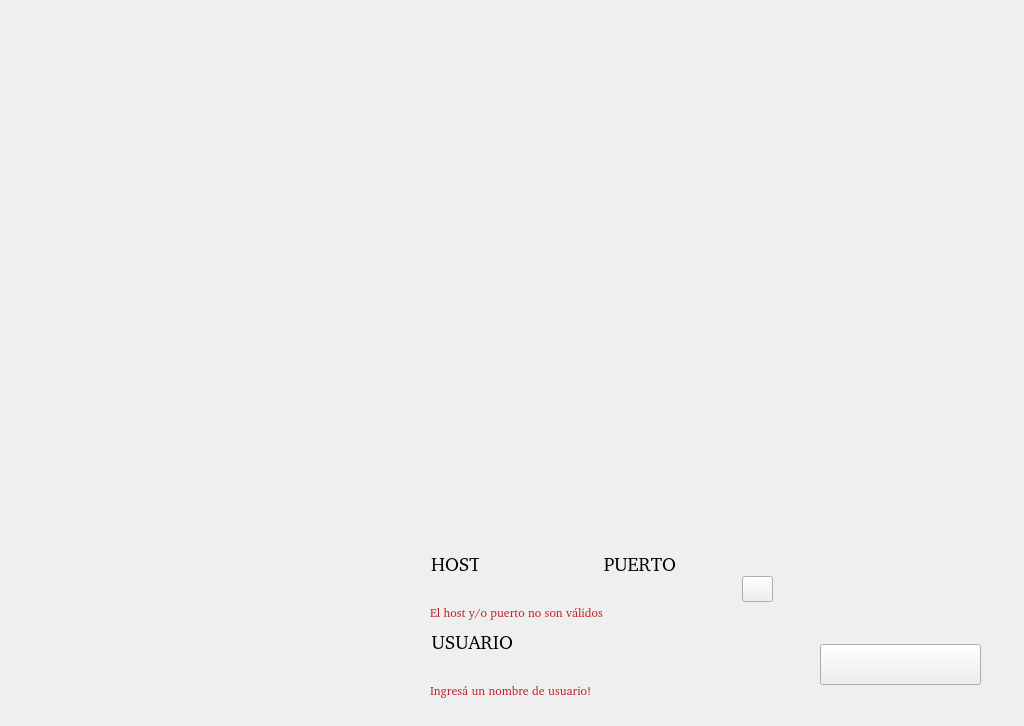
<?xml version="1.0" encoding="UTF-8"?>
<ui version="4.0">
 <class>LoginWindow</class>
 <widget class="QMainWindow" name="LoginWindow">
  <property name="geometry">
   <rect>
    <x>0</x>
    <y>0</y>
    <width>1024</width>
    <height>726</height>
   </rect>
  </property>
  <property name="sizePolicy">
   <sizepolicy hsizetype="Fixed" vsizetype="Fixed">
    <horstretch>0</horstretch>
    <verstretch>0</verstretch>
   </sizepolicy>
  </property>
  <property name="minimumSize">
   <size>
    <width>1024</width>
    <height>726</height>
   </size>
  </property>
  <property name="maximumSize">
   <size>
    <width>1024</width>
    <height>726</height>
   </size>
  </property>
  <property name="windowTitle">
   <string>MainWindow</string>
  </property>
  <widget class="QWidget" name="centralwidget">
   <widget class="QLabel" name="frame">
    <property name="geometry">
     <rect>
      <x>0</x>
      <y>0</y>
      <width>1024</width>
      <height>726</height>
     </rect>
    </property>
    <property name="text">
     <string/>
    </property>
    <property name="pixmap">
     <pixmap resource="../../resources/lobby/lobby.qrc">:/images/login/interfaz.png</pixmap>
    </property>
   </widget>
   <widget class="QLabel" name="animation">
    <property name="geometry">
     <rect>
      <x>0</x>
      <y>20</y>
      <width>1041</width>
      <height>501</height>
     </rect>
    </property>
    <property name="lineWidth">
     <number>0</number>
    </property>
    <property name="text">
     <string/>
    </property>
    <property name="pixmap">
     <pixmap resource="../../resources/lobby/lobby.qrc">:/images/login/animacion.gif</pixmap>
    </property>
    <property name="scaledContents">
     <bool>false</bool>
    </property>
   </widget>
   <widget class="QPushButton" name="connectBtn">
    <property name="geometry">
     <rect>
      <x>820</x>
      <y>644</y>
      <width>161</width>
      <height>41</height>
     </rect>
    </property>
    <property name="text">
     <string/>
    </property>
    <property name="icon">
     <iconset resource="../../resources/lobby/lobby.qrc">
      <normaloff>:/images/login/btn_conectar.png</normaloff>:/images/login/btn_conectar.png</iconset>
    </property>
    <property name="iconSize">
     <size>
      <width>161</width>
      <height>39</height>
     </size>
    </property>
   </widget>
   <widget class="QLineEdit" name="host">
    <property name="geometry">
     <rect>
      <x>432</x>
      <y>580</y>
      <width>151</width>
      <height>16</height>
     </rect>
    </property>
    <property name="font">
     <font>
      <family>Nimbus Roman [UKWN]</family>
      <pointsize>14</pointsize>
     </font>
    </property>
    <property name="styleSheet">
     <string notr="true">background: transparent;
border: none;</string>
    </property>
    <property name="frame">
     <bool>false</bool>
    </property>
    <property name="readOnly">
     <bool>false</bool>
    </property>
   </widget>
   <widget class="QLineEdit" name="port">
    <property name="geometry">
     <rect>
      <x>607</x>
      <y>580</y>
      <width>111</width>
      <height>16</height>
     </rect>
    </property>
    <property name="font">
     <font>
      <family>Nimbus Roman [UKWN]</family>
      <pointsize>14</pointsize>
     </font>
    </property>
    <property name="styleSheet">
     <string notr="true">background: transparent;
border: none;</string>
    </property>
    <property name="frame">
     <bool>false</bool>
    </property>
    <property name="readOnly">
     <bool>false</bool>
    </property>
   </widget>
   <widget class="QLineEdit" name="user">
    <property name="geometry">
     <rect>
      <x>433</x>
      <y>658</y>
      <width>331</width>
      <height>16</height>
     </rect>
    </property>
    <property name="font">
     <font>
      <family>Nimbus Roman [UKWN]</family>
      <pointsize>14</pointsize>
     </font>
    </property>
    <property name="styleSheet">
     <string notr="true">background: transparent;
border: none;</string>
    </property>
    <property name="frame">
     <bool>false</bool>
    </property>
    <property name="readOnly">
     <bool>false</bool>
    </property>
   </widget>
   <widget class="QPushButton" name="info">
    <property name="geometry">
     <rect>
      <x>742</x>
      <y>576</y>
      <width>31</width>
      <height>26</height>
     </rect>
    </property>
    <property name="contextMenuPolicy">
     <enum>Qt::ContextMenuPolicy::CustomContextMenu</enum>
    </property>
    <property name="toolTip">
     <string>&lt;!DOCTYPE HTML PUBLIC &quot;-//W3C//DTD HTML 4.0//EN&quot; &quot;http://www.w3.org/TR/REC-html40/strict.dtd&quot;&gt;
&lt;html&gt;
&lt;head&gt;
&lt;meta charset=&quot;utf-8&quot; /&gt;
&lt;style type=&quot;text/css&quot;&gt;
/* Fondo completamente oscuro, estilo pergamino quemado / madera */
body {
    background: qlineargradient(x1:0, y1:0, x2:0, y2:1,
                                stop:0 #2c1a0c, stop:1 #0f0803);
    font-family: 'Times New Roman', 'Georgia', serif;
    font-size: 11pt;
    font-weight: normal;
    color: #f7e5b3;  /* Texto base dorado claro */
    margin: 8px 16px;  /* Más margen a los costados */
    padding: 10px 18px; /* Más relleno interior */
    border: 2px solid #c9a87c; /* Borde dorado/marfil */
    border-radius: 10px;
    box-shadow: 4px 4px 8px rgba(0,0,0,0.6);
}
p {
    margin: 6px 0;
}
&lt;/style&gt;
&lt;/head&gt;
&lt;body&gt;
&lt;p align=&quot;center&quot; style=&quot;margin-top:0; margin-bottom:6px;&quot;&gt;
&lt;span style=&quot;font-size:13pt; font-weight:bold; color:#ffe7a3;&quot;&gt;✦ Pedile a tu amigx que corre el servidor, la dirección IP y puerto en el que lo ejecutó ✦&lt;/span&gt;
&lt;/p&gt;
&lt;p align=&quot;center&quot; style=&quot;margin-bottom:0;&quot;&gt;
&lt;span style=&quot;font-size:11pt; color:#e3c78a;&quot;&gt;Si están conectados en distintas redes, es importante que tu amigx exponga el puerto.&lt;/span&gt;
&lt;/p&gt;
&lt;/body&gt;
&lt;/html&gt;</string>
    </property>
    <property name="toolTipDuration">
     <number>20000</number>
    </property>
    <property name="text">
     <string/>
    </property>
    <property name="icon">
     <iconset resource="../../resources/lobby/lobby.qrc">
      <normaloff>:/images/login/btn_info.png</normaloff>:/images/login/btn_info.png</iconset>
    </property>
    <property name="iconSize">
     <size>
      <width>31</width>
      <height>28</height>
     </size>
    </property>
   </widget>
   <widget class="QLabel" name="l_host">
    <property name="geometry">
     <rect>
      <x>430</x>
      <y>551</y>
      <width>49</width>
      <height>26</height>
     </rect>
    </property>
    <property name="font">
     <font>
      <family>Nimbus Roman [UKWN]</family>
      <pointsize>14</pointsize>
     </font>
    </property>
    <property name="text">
     <string>HOST</string>
    </property>
    <property name="textFormat">
     <enum>Qt::TextFormat::RichText</enum>
    </property>
    <property name="scaledContents">
     <bool>true</bool>
    </property>
    <property name="alignment">
     <set>Qt::AlignmentFlag::AlignRight|Qt::AlignmentFlag::AlignTrailing|Qt::AlignmentFlag::AlignVCenter</set>
    </property>
   </widget>
   <widget class="QLabel" name="l_port">
    <property name="geometry">
     <rect>
      <x>603</x>
      <y>551</y>
      <width>73</width>
      <height>26</height>
     </rect>
    </property>
    <property name="font">
     <font>
      <family>Nimbus Roman [UKWN]</family>
      <pointsize>14</pointsize>
     </font>
    </property>
    <property name="text">
     <string>PUERTO</string>
    </property>
    <property name="scaledContents">
     <bool>false</bool>
    </property>
    <property name="alignment">
     <set>Qt::AlignmentFlag::AlignRight|Qt::AlignmentFlag::AlignTrailing|Qt::AlignmentFlag::AlignVCenter</set>
    </property>
   </widget>
   <widget class="QLabel" name="l_name">
    <property name="geometry">
     <rect>
      <x>430</x>
      <y>629</y>
      <width>83</width>
      <height>26</height>
     </rect>
    </property>
    <property name="font">
     <font>
      <family>Nimbus Roman [UKWN]</family>
      <pointsize>14</pointsize>
      <italic>false</italic>
      <bold>false</bold>
      <underline>false</underline>
      <strikeout>false</strikeout>
     </font>
    </property>
    <property name="text">
     <string>USUARIO</string>
    </property>
    <property name="textFormat">
     <enum>Qt::TextFormat::RichText</enum>
    </property>
    <property name="alignment">
     <set>Qt::AlignmentFlag::AlignRight|Qt::AlignmentFlag::AlignTrailing|Qt::AlignmentFlag::AlignVCenter</set>
    </property>
   </widget>
   <widget class="QLabel" name="name_err">
    <property name="enabled">
     <bool>true</bool>
    </property>
    <property name="geometry">
     <rect>
      <x>430</x>
      <y>681</y>
      <width>191</width>
      <height>18</height>
     </rect>
    </property>
    <property name="font">
     <font>
      <family>Nimbus Roman [urw]</family>
      <bold>false</bold>
     </font>
    </property>
    <property name="styleSheet">
     <string notr="true">color: rgb(192, 28, 40)</string>
    </property>
    <property name="text">
     <string>Ingresá un nombre de usuario!</string>
    </property>
   </widget>
   <widget class="QLabel" name="conn_err">
    <property name="enabled">
     <bool>true</bool>
    </property>
    <property name="geometry">
     <rect>
      <x>430</x>
      <y>603</y>
      <width>211</width>
      <height>18</height>
     </rect>
    </property>
    <property name="font">
     <font>
      <family>Nimbus Roman [urw]</family>
      <bold>false</bold>
     </font>
    </property>
    <property name="styleSheet">
     <string notr="true">color: rgb(192, 28, 40)</string>
    </property>
    <property name="text">
     <string>El host y/o puerto no son válidos</string>
    </property>
   </widget>
   <zorder>animation</zorder>
   <zorder>frame</zorder>
   <zorder>connectBtn</zorder>
   <zorder>host</zorder>
   <zorder>port</zorder>
   <zorder>user</zorder>
   <zorder>info</zorder>
   <zorder>l_host</zorder>
   <zorder>l_port</zorder>
   <zorder>l_name</zorder>
   <zorder>name_err</zorder>
   <zorder>conn_err</zorder>
  </widget>
 </widget>
 <resources>
  <include location="../../resources/lobby/lobby.qrc"/>
 </resources>
 <connections/>
</ui>
